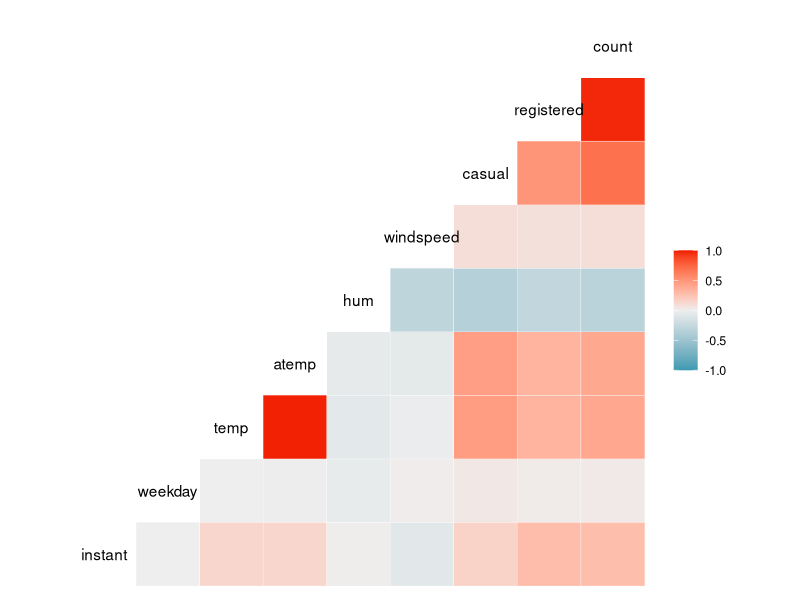
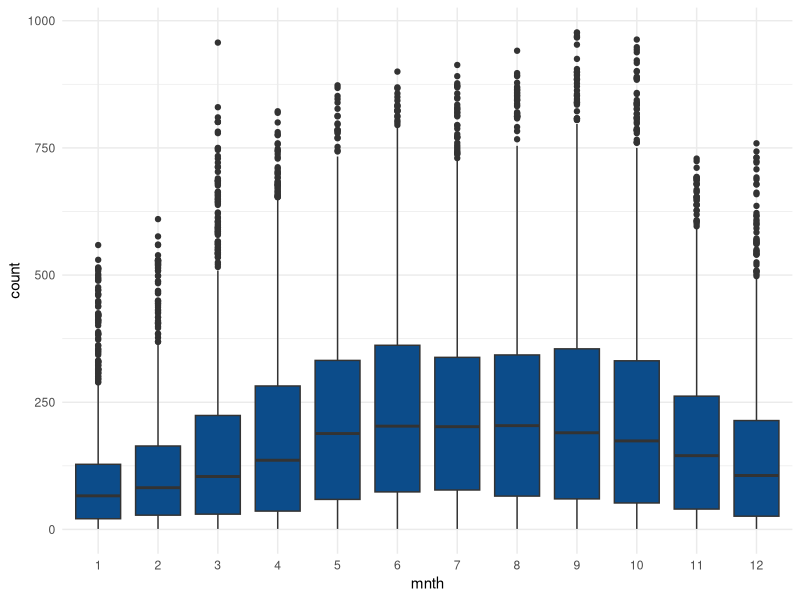
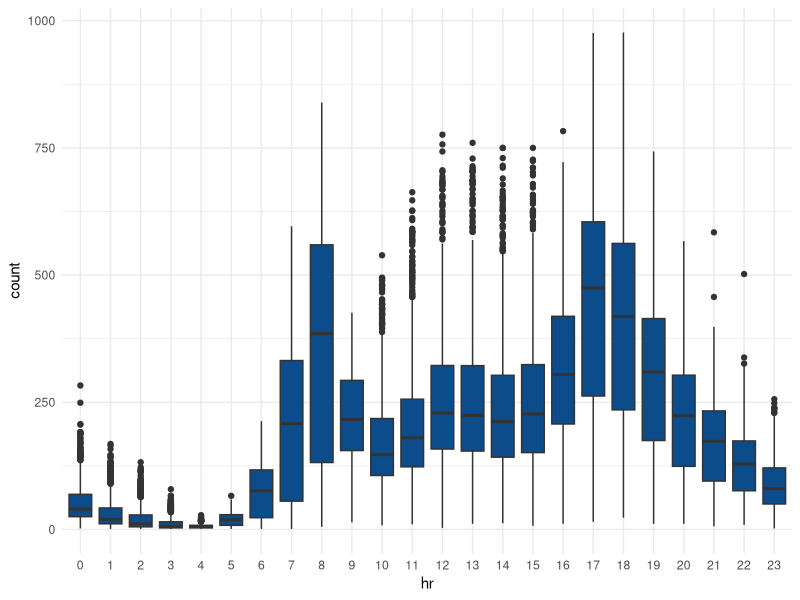
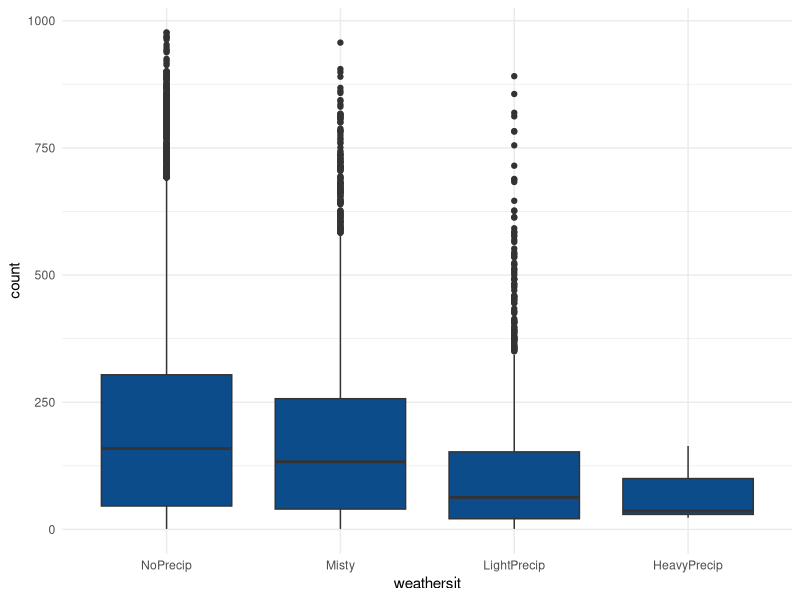
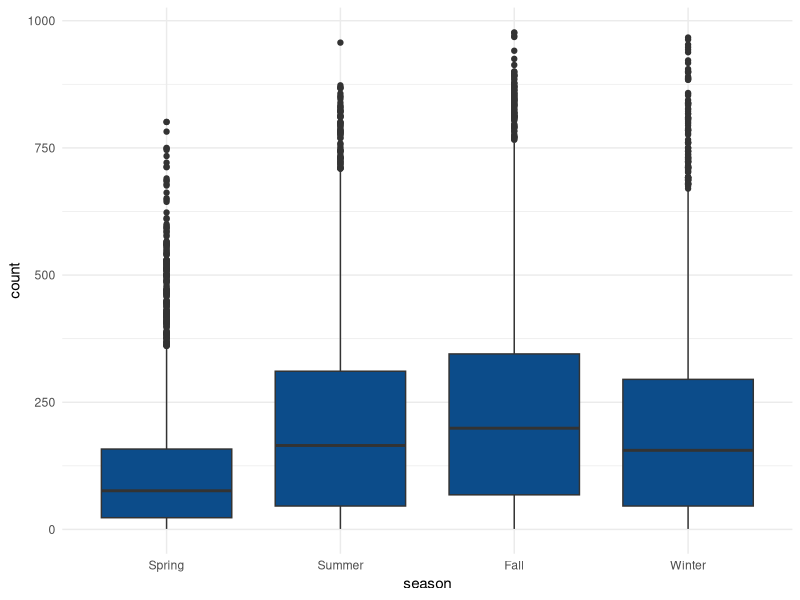

Reproduce these figures in R, in order.
## ---- chunk 1
library(tidyverse)
library(GGally)
library(MASS)
library(car)
library(gridExtra)
## ---- chunk 2
library(readr)
hour <- read_csv("hour.csv")
View(hour)
## ---- chunk 3
hour = hour %>% mutate(season = as_factor(as.character(season))) %>%
mutate(season = fct_recode(season,
"Spring" = "1",
"Summer" = "2",
"Fall" = "3",
"Winter" = "4"))

## ---- chunk 4
hour = hour %>% mutate(yr = as_factor(as.character(yr)))
hour = hour %>% mutate(mnth = as_factor(as.character(mnth)))
hour = hour %>% mutate(hr = as_factor(as.character(hr)))
## ---- chunk 5
hour = hour %>% mutate(holiday = as_factor(as.character(holiday))) %>%
mutate(holiday = fct_recode(holiday,
"NotHoliday" = "0",
"Holiday" = "1"))
## ---- chunk 6
hour = hour %>% mutate(workingday = as_factor(as.character(workingday))) %>%
mutate(workingday = fct_recode(workingday,
"NotWorkingday" = "0",
"Workingday" = "1"))
## ---- chunk 7
hour = hour %>% mutate(weathersit = as_factor(as.character(weathersit))) %>%
mutate(weathersit = fct_recode(weathersit,
"NoPrecip" = "1",
"Misty" = "2",
"LightPrecip" = "3",
"HeavyPrecip" = "4"))
## ---- chunk 8
glimpse(hour)
## ---- chunk 9
ggcorr(hour)
## ---- chunk 10


## ---- chunk 11
ggplot(hour) +
 aes(x = mnth, y = count) +
 geom_boxplot(adjust = 5L, scale = "area", fill = "#0c4c8a") +
 theme_minimal()
## ---- chunk 12
ggplot(hour) +
 aes(x = hr, y = count) +
 geom_boxplot(adjust = 5L, scale = "area", fill = "#0c4c8a") +
 theme_minimal()
## ---- chunk 13
ggplot(hour) +
 aes(x = weathersit, y = count) +
 geom_boxplot(adjust = 5L, scale = "area", fill = "#0c4c8a") +
 theme_minimal()
## ---- chunk 14
ggplot(hour) +
 aes(x = season, y = count) +
 geom_boxplot(adjust = 5L, scale = "area", fill = "#0c4c8a") +
 theme_minimal()
## ---- chunk 15
emptymod = lm(count ~1, hour) 
summary(emptymod)

## ---- chunk 16
allmod = lm(count ~ instant + dteday + season + yr + mnth + hr + holiday + weekday + workingday + weathersit + temp + atemp + hum + windspeed + casual + registered, hour,) 
summary(allmod) 

## ---- chunk 17
forwardmod = stepAIC(emptymod, direction = "forward", scope=list(upper=allmod,lower=emptymod), trace = TRUE)
## ---- chunk 18
hour2 = hour %>% dplyr::select(-c(instant, dteday, registered, casual))
## ---- chunk 19
emptymod2 = lm(count ~1, hour) 
summary(emptymod2)

allmod2 = lm(count ~ + season + yr + mnth + hr + holiday + weekday + workingday + weathersit + temp + atemp + hum + windspeed, hour,) 
summary(allmod2) 
## ---- chunk 20
forwardmod2 = stepAIC(emptymod2, direction = "forward", scope=list(upper=allmod2,lower=emptymod2), trace = TRUE)
## ---- chunk 21
backmod2 = stepAIC(allmod2, direction = "backward", trace = TRUE) 
## ---- chunk 22
summary(forwardmod2)
summary(backmod2)
